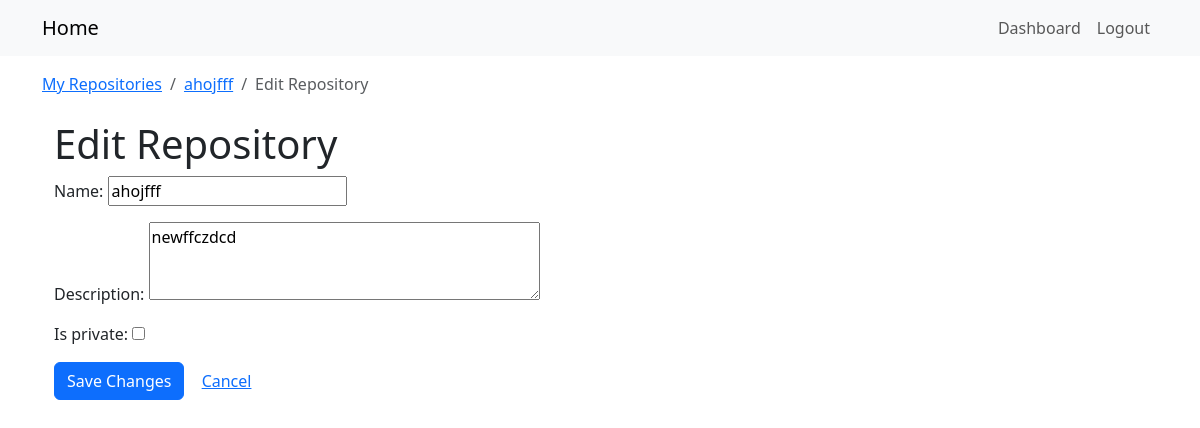
Page /repos/2/edit/ (signed in) on the earlier database version.
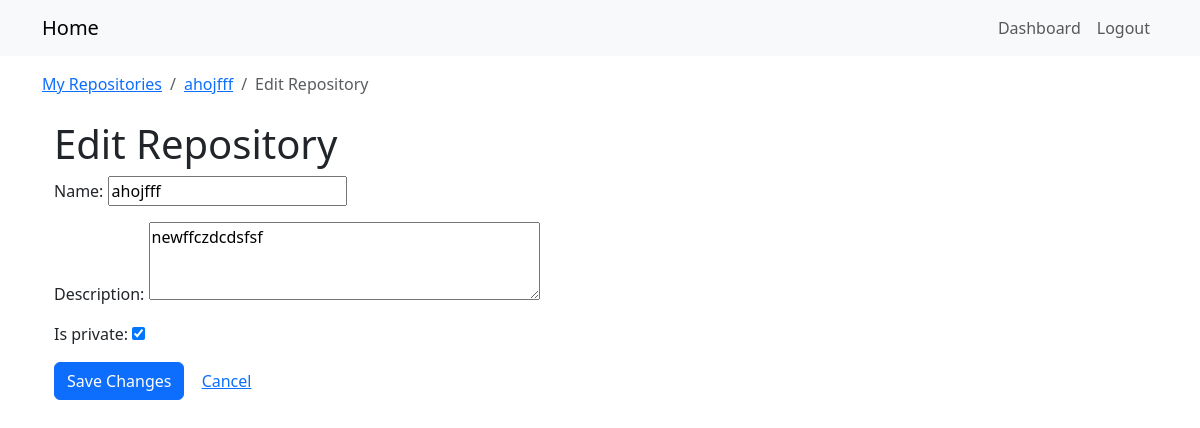
Same page on the later database version.
### repos_app/models.py (models this page shows, shortened)
class Repository(models.Model):
    owner = models.ForeignKey(User, on_delete=models.CASCADE, related_name='repositories')
    name = models.CharField(max_length=120)
    description = models.TextField(blank=True)
    is_private = models.BooleanField(default=False)
    created_at = models.DateTimeField(auto_now_add=True)
    class Meta:
        unique_together = ('owner', 'name')

### repos_app/views.py (the view)
@login_required
def repo_update(request, pk):
    repo = get_object_or_404(Repository, pk=pk, owner=request.user)
    if request.method == 'POST':
        form = RepositoryForm(request.POST, instance=repo)
        if form.is_valid():
            form.save()
            return redirect( 'repos_app:repo_detail', pk=repo.pk)
    else:
        form = RepositoryForm(instance=repo)
    return render(request, 'repos_app/repo_form.html', {'form': form, 'repo': repo})

### repos_app/forms.py
class RepositoryForm(forms.ModelForm):
    class Meta:
        model = Repository
        fields = ['name', 'description', 'is_private']
        widgets = {
            'description': forms.Textarea(attrs={'rows': 3}),
        }

### templates/repos_app/repo_form.html (shortened to what this page needs)
{% extends "base.html" %}
{% block breadcrumbs %}
<nav aria-label="breadcrumb">
  <ol class="breadcrumb mb-0">
    <li class="breadcrumb-item">
      <a href="{% url 'repos_app:repo_list' %}">My Repositories</a>
    </li>
    {% if repo %}
      <li class="breadcrumb-item">
        <a href="{% url 'repos_app:repo_detail' pk=repo.pk %}">{{ repo.name }}</a>
      </li>
      <li class="breadcrumb-item active" aria-current="page">
        Edit Repository
      </li>
    {% else %}
      <li class="breadcrumb-item active" aria-current="page">
        New Repository
      </li>
    {% endif %}
  </ol>
</nav>
{% endblock %}
{% block content %}
<div class="container mt-4">
  <h1>
    {% if repo %}Edit Repository{% else %}New Repository{% endif %}
  </h1>
  <form method="post">
    {{ form.as_p }}
    <button type="submit" class="btn btn-primary">
      {% if repo %}Save Changes{% else %}Create Repository{% endif %}
    </button>
    <a class="btn btn-link" href="{% url 'repos_app:repo_list' %}">Cancel</a>
  </form>
</div>
{% endblock %}

Differences in the rows shown:
changed Repository "ahojfff": description "newffczdcd" → "newffczdcdsfsf"; is_private "☐" → "☑"
